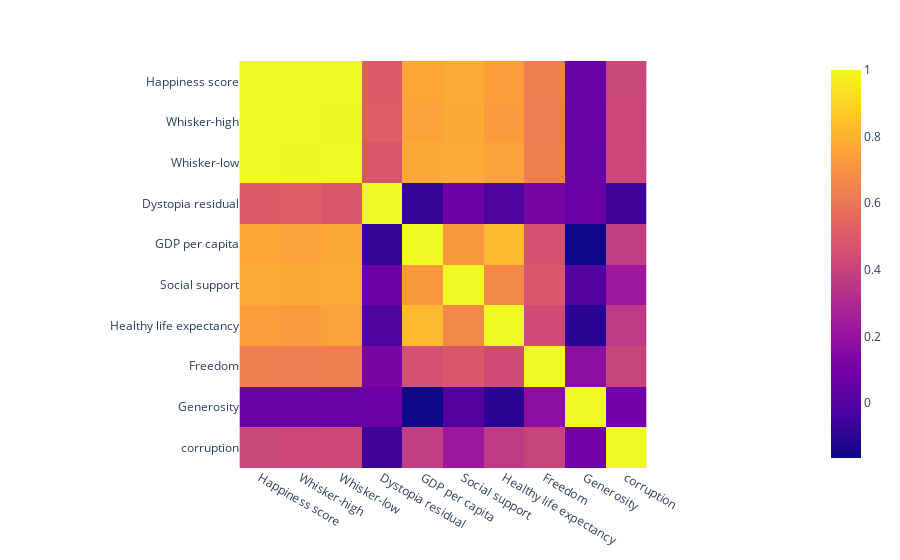

Here is the notebook cell this chart was saved with:
### Code cell
## Creating Corelation Matrix
## will give us a better view for the possibility for any corelation 
df_corr = df.corr()

fig = px.imshow(df_corr)
fig.show()

### Figure 1 — Plotly figure (JSON) as saved in the notebook; plotly's stock layout.template omitted (floating-point values rounded to 4 significant figures)
{"data": [{"coloraxis": "coloraxis", "hovertemplate": "x: %{x}<br>y: %{y}<br>color: %{z}<extra></extra>", "name": "0", "type": "heatmap", "x": ["Happiness score", "Whisker-high", "Whisker-low", "Dystopia residual", "GDP per capita", "Social support", "Healthy life expectancy", "Freedom", "Generosity", "corruption"], "xaxis": "x", "y": ["Happiness score", "Whisker-high", "Whisker-low", "Dystopia residual", "GDP per capita", "Social support", "Healthy life expectancy", "Freedom", "Generosity", "corruption"], "yaxis": "y", "z": [[1, 0.9993, 0.9994, 0.499, 0.7637, 0.7779, 0.7403, 0.6248, 0.06378, 0.4162], [0.9993, 1, 0.9974, 0.5141, 0.7521, 0.7734, 0.7276, 0.6229, 0.06573, 0.4137], [0.9994, 0.9974, 1, 0.4838, 0.7738, 0.7813, 0.7515, 0.6259, 0.06182, 0.4182], [0.499, 0.5141, 0.4838, 1, -0.07342, 0.08361, -0.006886, 0.1177, 0.06692, -0.05108], [0.7637, 0.7521, 0.7738, -0.07342, 1, 0.7224, 0.8154, 0.4586, -0.1645, 0.3776], [0.7779, 0.7734, 0.7813, 0.08361, 0.7224, 1, 0.6668, 0.4805, -0.002339, 0.2234], [0.7403, 0.7276, 0.7515, -0.006886, 0.8154, 0.6668, 1, 0.4332, -0.09813, 0.3626], [0.6248, 0.6229, 0.6259, 0.1177, 0.4586, 0.4805, 0.4332, 1, 0.1768, 0.4025], [0.06378, 0.06573, 0.06182, 0.06692, -0.1645, -0.002339, -0.09813, 0.1768, 1, 0.09611], [0.4162, 0.4137, 0.4182, -0.05108, 0.3776, 0.2234, 0.3626, 0.4025, 0.09611, 1]]}], "layout": {"coloraxis": {"colorscale": [[0, "#0d0887"], [0.1111, "#46039f"], [0.2222, "#7201a8"], [0.3333, "#9c179e"], [0.4444, "#bd3786"], [0.5556, "#d8576b"], [0.6667, "#ed7953"], [0.7778, "#fb9f3a"], [0.8889, "#fdca26"], [1, "#f0f921"]]}, "margin": {"t": 60}, "xaxis": {"anchor": "y", "constrain": "domain", "domain": [0, 1], "scaleanchor": "y"}, "yaxis": {"anchor": "x", "autorange": "reversed", "constrain": "domain", "domain": [0, 1]}}}
